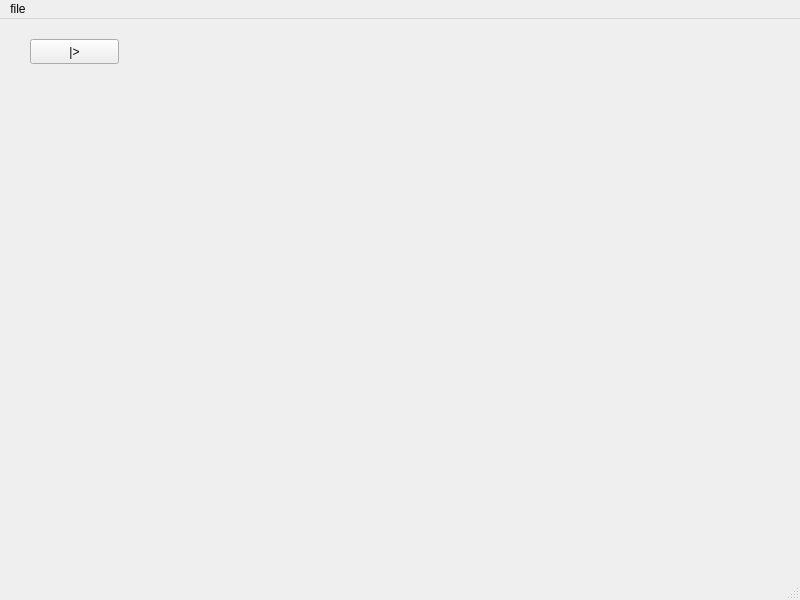
<?xml version="1.0" encoding="UTF-8"?>
<ui version="4.0">
 <class>MainWindow</class>
 <widget class="QMainWindow" name="MainWindow">
  <property name="geometry">
   <rect>
    <x>0</x>
    <y>0</y>
    <width>800</width>
    <height>600</height>
   </rect>
  </property>
  <property name="windowTitle">
   <string>MainWindow</string>
  </property>
  <widget class="QWidget" name="centralwidget">
   <widget class="QPushButton" name="pushButtonPlay">
    <property name="geometry">
     <rect>
      <x>30</x>
      <y>20</y>
      <width>89</width>
      <height>25</height>
     </rect>
    </property>
    <property name="text">
     <string>|&gt;</string>
    </property>
    <property name="checkable">
     <bool>true</bool>
    </property>
   </widget>
  </widget>
  <widget class="QMenuBar" name="menubar">
   <property name="geometry">
    <rect>
     <x>0</x>
     <y>0</y>
     <width>800</width>
     <height>28</height>
    </rect>
   </property>
   <widget class="QMenu" name="menufile">
    <property name="title">
     <string>file</string>
    </property>
    <addaction name="actionopen"/>
    <addaction name="actionFull_Screen"/>
    <addaction name="actionQuit"/>
   </widget>
   <addaction name="menufile"/>
  </widget>
  <widget class="QStatusBar" name="statusbar"/>
  <action name="actionopen">
   <property name="text">
    <string>open</string>
   </property>
  </action>
  <action name="actionFull_Screen">
   <property name="text">
    <string>Full Screen</string>
   </property>
  </action>
  <action name="actionQuit">
   <property name="text">
    <string>Quit</string>
   </property>
  </action>
 </widget>
 <resources/>
 <connections/>
</ui>
